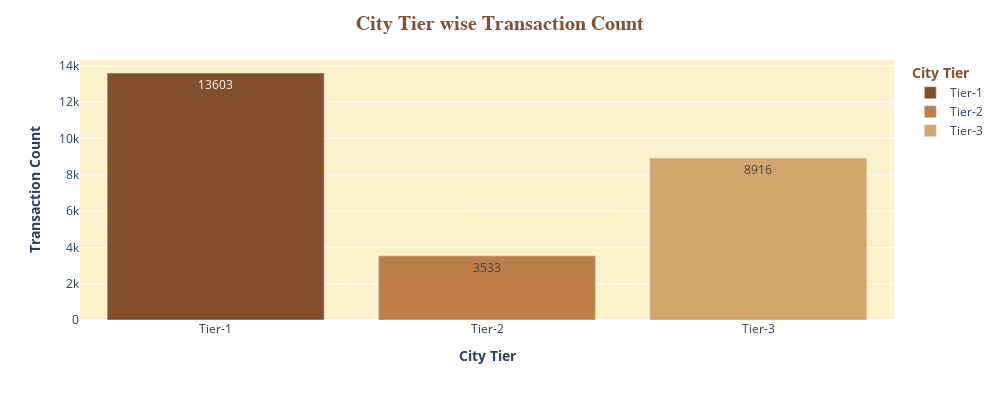

Notebook source saved alongside this figure:
### Markdown cell above
### <div style="text-align: left; background-color: #E0B279;  color: black; padding: 14px; line-height: 0.5;"> City Tier wise Analysis on Credit Card Transactions Count</div>

### Code cell
tier_df=ccd_df[['City Tier']].groupby('City Tier').size().reset_index()
tier_df.columns=['City Tier','Count']

fig = px.bar(tier_df,
             x='City Tier', y='Count', color='City Tier', color_discrete_sequence=colors, text_auto='True' )

fig.update_layout(height=400,width=1000, title_text="<b>City Tier wise Transaction Count</b>",
                  title_font_family="Times New Roman",title_font_color="#83502e",
                  title_xanchor="center",
                  title_x=0.5,
                  title_font_size=20,
                  xaxis_title="<b>City Tier</b>",
                  yaxis_title="<b>Transaction Count</b>",
                  legend_title='<b>City Tier</b>',
                  legend_title_font_color="#83502e",
                  showlegend=True,
                  plot_bgcolor ='#fdf1cb')
fig.show()

### Figure 1 — Plotly figure (JSON) as saved in the notebook; plotly's stock layout.template omitted (floating-point values rounded to 4 significant figures)
{"data": [{"alignmentgroup": "True", "hovertemplate": "City Tier=%{x}<br>Count=%{y}<extra></extra>", "legendgroup": "Tier-1", "marker": {"color": "#83502e", "pattern": {"shape": ""}}, "name": "Tier-1", "offsetgroup": "Tier-1", "orientation": "v", "showlegend": true, "textposition": "auto", "texttemplate": "%{y:True}", "type": "bar", "x": ["Tier-1"], "xaxis": "x", "y": [13603], "yaxis": "y"}, {"alignmentgroup": "True", "hovertemplate": "City Tier=%{x}<br>Count=%{y}<extra></extra>", "legendgroup": "Tier-2", "marker": {"color": "#bd7e4a", "pattern": {"shape": ""}}, "name": "Tier-2", "offsetgroup": "Tier-2", "orientation": "v", "showlegend": true, "textposition": "auto", "texttemplate": "%{y:True}", "type": "bar", "x": ["Tier-2"], "xaxis": "x", "y": [3533], "yaxis": "y"}, {"alignmentgroup": "True", "hovertemplate": "City Tier=%{x}<br>Count=%{y}<extra></extra>", "legendgroup": "Tier-3", "marker": {"color": "#d2a56d", "pattern": {"shape": ""}}, "name": "Tier-3", "offsetgroup": "Tier-3", "orientation": "v", "showlegend": true, "textposition": "auto", "texttemplate": "%{y:True}", "type": "bar", "x": ["Tier-3"], "xaxis": "x", "y": [8916], "yaxis": "y"}], "layout": {"barmode": "relative", "height": 400, "legend": {"title": {"font": {"color": "#83502e"}, "text": "<b>City Tier</b>"}, "tracegroupgap": 0}, "margin": {"t": 60}, "plot_bgcolor": "#fdf1cb", "showlegend": true, "title": {"font": {"color": "#83502e", "family": "Times New Roman", "size": 20}, "text": "<b>City Tier wise Transaction Count</b>", "x": 0.5, "xanchor": "center"}, "width": 1000, "xaxis": {"anchor": "y", "categoryarray": ["Tier-1", "Tier-2", "Tier-3"], "categoryorder": "array", "domain": [0, 1], "title": {"text": "<b>City Tier</b>"}}, "yaxis": {"anchor": "x", "domain": [0, 1], "title": {"text": "<b>Transaction Count</b>"}}}}
